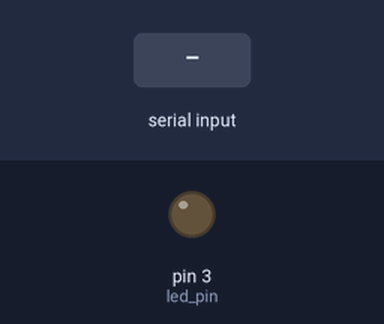
This sketch was run on a simulated Arduino Uno, built with avr-gcc and run on an emulated ATmega328P. On the bench: output pins drawn as LEDs (lit = HIGH). The test bench sets the inputs (shaded band).

Above: at 1.2 s.
1.3 s: "u" received over Serial
At 2.2 s:
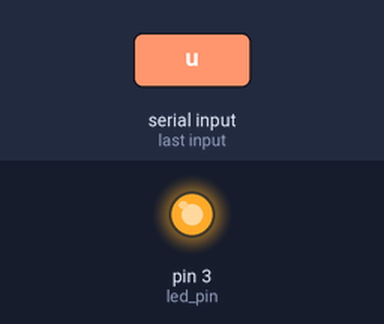
2.8 s: "d" received over Serial
At 3.4 s:
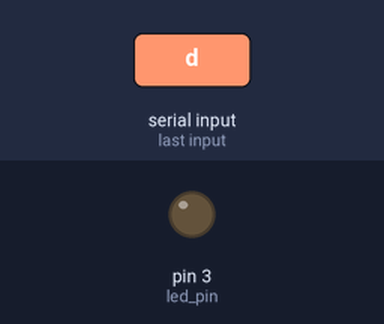
Timing chart, 0 to 5.8 s (numbered marks = the images above; inputs shaded):
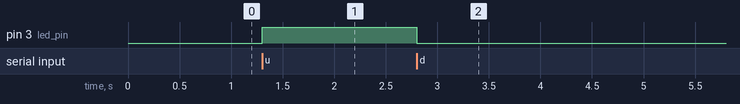

Measured:
- after the input at 1.3 s, pin 3 (led_pin): LOW → HIGH at once
- after the input at 2.8 s, pin 3 (led_pin): HIGH → LOW at once

The sketch:

serial.ino
```cpp
#define sensor_pin A2
#define led_pin 3

void setup() {
  Serial.begin(9600);
  pinMode(led_pin, OUTPUT);
}

void loop() {
  if (Serial.available() > 0){
    char message = Serial.read();
    if (message == 'u'){
      digitalWrite(led_pin, HIGH);
    }
    else if (message == 'd'){
      digitalWrite(led_pin, LOW);
    }
    else if (message == 'f' || message == 'a'){
      int val = analogRead(sensor_pin);
      val = map(val, 0, 1023, 100, 999);
      Serial.print(val);
    }
    else if(message != 'b'){
      Serial.println("Unknown message");
    }
  }
}
```
